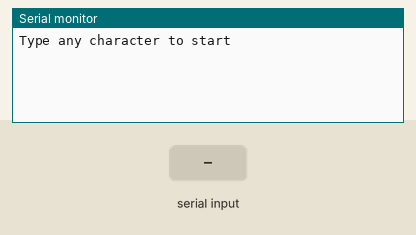
This sketch was run on a simulated Arduino Mega 2560, built with avr-gcc and run on an emulated ATmega2560. Shown: the last lines printed to the serial monitor. The inputs (shaded band) are chosen by the test bench.

Above: at 0.8 s.
0.9 s: "90 45\n" received over Serial
At 1.5 s:
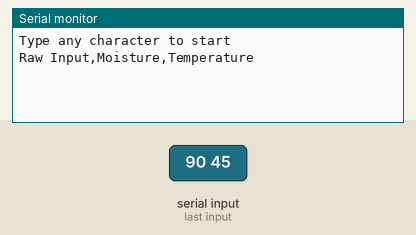
At 2.2 s:
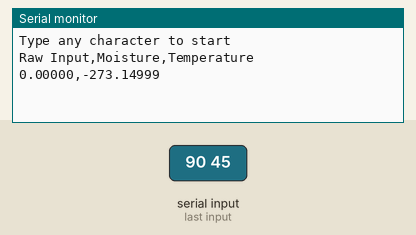

Measured:
- after the input at 0.9 s, the serial monitor: prints a new line at once (image 1)

The sketch:

Dec5TM.ino
```cpp
//Decagon 5TM soil moisture and temperature sensor

double moisture = 0.0;        // Soil Moisture
double temperature = 0.0;     // Soil Temperature
const int powerPin = 7;       // Sensor Power

void setup(){
  Serial.begin(1200);                              // Communicates @ 1200 baud
  Serial3.begin(1200);                             // Must use serial pins
  pinMode(powerPin,OUTPUT);                        // Set powerPin as output
  digitalWrite(powerPin,LOW);
  Serial.println("Type any character to start");
  while (!Serial.available());                     // Wait for start
  Serial.println("Raw Input,Moisture,Temperature");
}


void loop(){
  int i = 0;                                        // Serial buffer count
  digitalWrite(powerPin,HIGH);                      // Start 5TM
  delay(200);                                       // Wait for conversion
  char input[Serial3.available()];                  // Read Sensor Values
  while (Serial3.available()>0){
    input[i] = Serial3.read();
    i++;
  }

  digitalWrite(powerPin,LOW);                     // Reset sensor
  delay(500);                                      // Make sure sensor is reset properly
  if(Serial3.available() == 0){                   // If everything read in
    ftmParse(input,moisture,temperature);         // Parse input string
    //Serial.println(input);                        // Print raw input, moisture, temperature
    Serial.print(moisture,5);
    Serial.print(",");
    Serial.println(temperature,5);
  }
  moisture = 0.0;                                  // Reset variables
  temperature = 0.0;
}


void ftmParse(char input[], double &mois, double &temp){          // 5TM string parse function

  double values[3] = {0,0,0};                                     // Initialize temporary values storage
  int fieldIndex = 0;                                             // Index
  int check = 0;                                                  // Checksum location

  for(int j = 0; j < strlen(input); j++){                         // Parse string, if number add to one of values indices, if space, go to next index, anything else, leave loop, mark position
    if(input[j] >= '0' && input[j] <= '9' && fieldIndex < 3){
      values[fieldIndex] = (values[fieldIndex] * 10) + (input[j] - '0');
    }
    else if(input[j] == ' '){
      fieldIndex++;
    }
    else{
      check = j;
      break;
    }
  }

  values[1] = int(input[strlen(input)-3]);                        // Store sensor side checksum
  char crc = 0;                                                   // Calculate checksum
  for(int j = 0; j < check; j++){
    crc += input[j];
  }
  crc = (crc + 0xD + 'x') % 64 + 32;                              // From datasheet, needed to calculate checksum


  mois = 0.0000043*pow(double(values[0])/50.0,3)-0.00055*pow(double(values[0])/50.0,2)+0.0292*(double(values[0])/50.0)-0.053;
                                                                  // Calculate moisture with topp equation

  if (values[2] <= 900){                                          // Calculate temperature
    temp = (float(values[2])-400.0)/10.0;
  }
  if (values[2] > 900){
    temp = 900.0+5.0*(float(values[2])-900.0);
    temp = (temp - 400.0)/10.0;
  }

  if( values[1] != crc){                                           // If checksum isn't valid, return impossible numbers
    mois = 0;
    temp = -273.15;
  }
}
```
